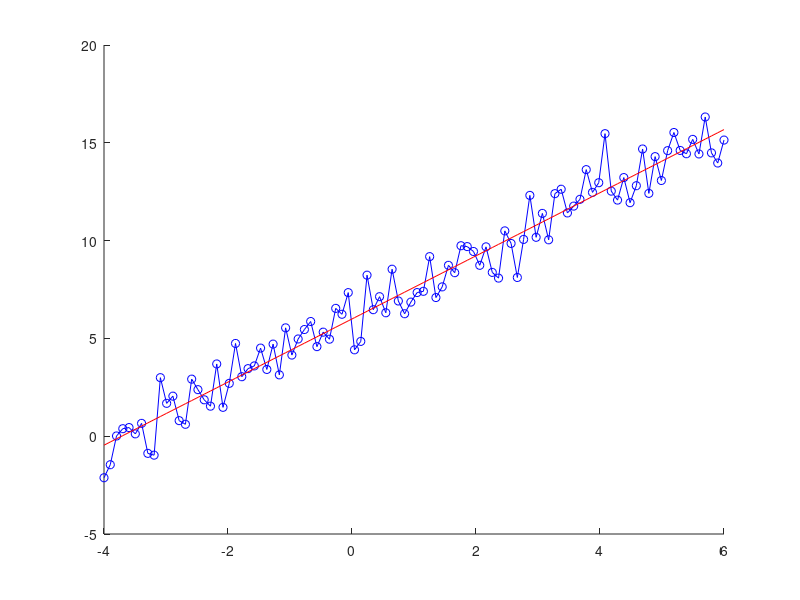

Write the MATLAB code that produced this figure.
function analyticalClosedSolution()
    cycles = 100
    x = linspace(-4,6,cycles)
    m = 1.6
    C = 6
    y = m * x + C + randn(1,cycles)

    figure(1);
    hold on
    plot(x,y,'bo-')
    
    alpha = 0.001
    
    
    Mest = rand();
    Cest = rand();
    
    for cidx = 1:cycles
        dedm = errorGradientM(x, y, Mest, Cest);
        dedc = errorGradientC(x, y, Mest, Cest);
        
        Mest = Mest - alpha * dedm;
        Cest = Cest - alpha * dedc;
    end
    
    Yest = Mest * x + Cest
    plot(x,Yest,'r');
    
    
    
    
end

function result = errorGradientM(x, y, m ,c)
    result = -2 * sum(x .* (y-(m * x + c)));
end

function result = errorGradientC(x,y,m,c)
    result = -2 * sum(y- (m * x + c));
end